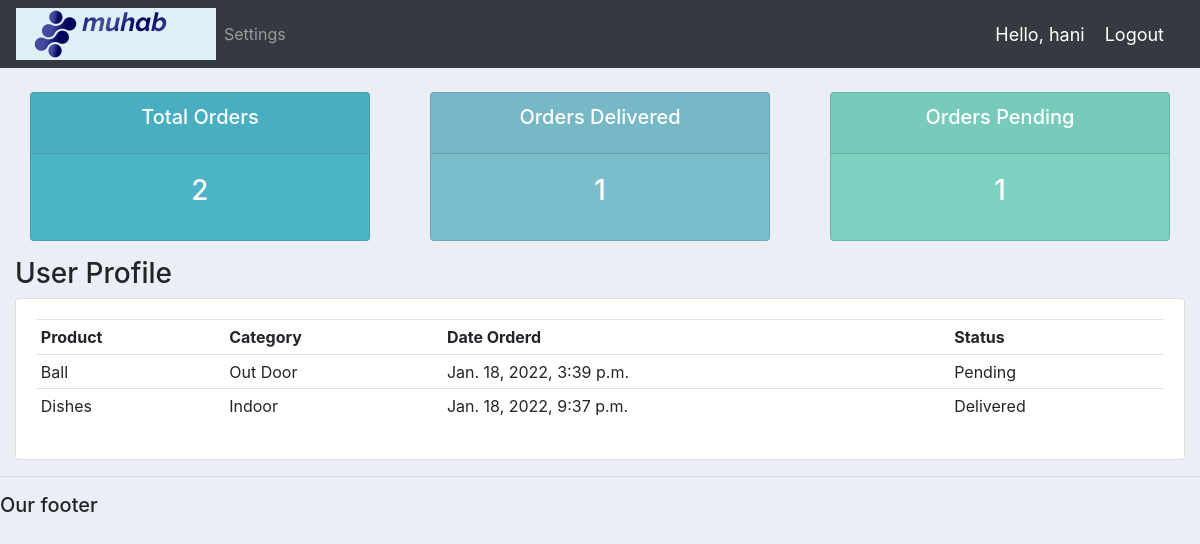
Screenshot of /user/ (signed in) with the database file from the repository.
### accounts/models.py (models this page shows)
class Order(models.Model):
	STATUS = (
			('Pending', 'Pending'),
			('Out for delivery', 'Out for delivery'),
			('Delivered', 'Delivered'),
			)
	customer = models.ForeignKey(Customer, null=True, on_delete= models.SET_NULL)
	product = models.ForeignKey(Product, null=True, on_delete= models.SET_NULL)
	date_created = models.DateTimeField(auto_now_add=True, null=True)
	status = models.CharField(max_length=200, null=True, choices=STATUS)
	def __str__(self):
		return self.product.name

class Product(models.Model):
	CATEGORY = (
			('Indoor', 'Indoor'),
			('Out Door', 'Out Door'),
			)
	name = models.CharField(max_length=200, null=True)
	price = models.FloatField(null=True)
	category = models.CharField(max_length=200, null=True, choices=CATEGORY)
	description = models.CharField(max_length=200, null=True, blank=True)
	date_created = models.DateTimeField(auto_now_add=True, null=True)
	tags = models.ManyToManyField(Tag)
	def __str__(self):
		return self.name

### accounts/decorators.py (the view)
		def wrapper_func(request, *args, **kwargs):
			group = None
			if request.user.groups.exists():
				group = request.user.groups.all()[0].name
			if group in allowed_roles:
				return view_func(request, *args, **kwargs)
			else:
				return HttpResponse('You are not authorized to view this page')

### accounts/views.py (called while the page is built)
@login_required(login_url='login')
@allowed_users(allowed_roles=['customer'])
def userPage(request):
	orders = request.user.customer.order_set.all()
	total_orders = orders.count()
	delivered = orders.filter(status='Delivered').count()
	pending = orders.filter(status='Pending').count()
	print('ORDERS:', orders)
	context = {'orders':orders, 'total_orders':total_orders,
	'delivered':delivered,'pending':pending}
	return render(request, 'user.html', context)

### templates/user.html
{%  extends 'main.html' %}
{% block content %}
{%  include 'status.html' %}
<h3>User Profile</h3>
<div class="row">
	<div class="col-md">
		<div class="card card-body">
			<table class="table table-sm">
				<tr>
					<th>Product</th>
					<th>Category</th>
					<th>Date Orderd</th>
					<th>Status</th>
				</tr>
				{% for order in orders %}
				<tr>
					<td>{{order.product}}</td>
					<td>{{order.product.category}}</td>
					<td>{{order.date_created}}</td>
					<td>{{order.status}}</td>
                </tr>
				{% endfor %}
			</table>
		</div>
	</div>
</div>
{% endblock content %}

### templates/navbar.html (shortened to what this page needs)
{% load static %}
<nav class="navbar navbar-expand-lg navbar-dark bg-dark">
        <img src="{% static 'images/muhab1.png' %}" alt="" srcset="">
    <div class="collapse navbar-collapse" id="navbarNav">
      <ul class="navbar-nav">
        {% if request.user.is_staff %}
        <li class="nav-item active">
          <a class="nav-link" href="{% url 'dashboard' %}">Dashboard</a>
        </li>
        <li class="nav-item">
          <a class="nav-link" href="{% url 'products' %}">Products</a>
        </li>
        {% else %}
         <li class="nav-item">
          <a class="nav-link" href="{% url 'account' %}">Settings</a>
        </li>
        {% endif %}
      </ul>
    </div>
    <span class="hello-msg">Hello, {{request.user}}</span>
<span ><a  class="hello-msg" href="{% url 'logout' %}">Logout</a></span>
  </nav>

### static/css/main.css (style rules this page uses)
body { background-color: #ebeff5; }

### templates/navbar.html (style rules this page uses)
.hello-msg { font-size: 18px; color: #fff; margin-right: 20px; }

### rows the page displays
Order: product "Ball", product.category "Out Door", date_created "Jan. 18, 2022, 3:39 p.m.", status "Pending"
Order: product "Dishes", product.category "Indoor", date_created "Jan. 18, 2022, 9:37 p.m.", status "Delivered"

### other values shown
{{ request.user }} "hani"
{{ total_orders }} "2"
{{ delivered }} "1"
{{ pending }} "1"
